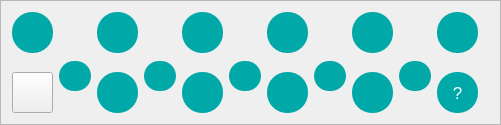
            <widget class="QFrame" name="frame_4">
             <property name="minimumSize">
              <size>
               <width>501</width>
               <height>110</height>
              </size>
             </property>
             <property name="styleSheet">
              <string notr="true"/>
             </property>
             <property name="frameShape">
              <enum>QFrame::StyledPanel</enum>
             </property>
             <property name="frameShadow">
              <enum>QFrame::Raised</enum>
             </property>
             <layout class="QGridLayout" name="gridLayout_4">
              <item row="3" column="7">
               <spacer name="horizontalSpacer_11">
                <property name="orientation">
                 <enum>Qt::Horizontal</enum>
                </property>
                <property name="sizeType">
                 <enum>QSizePolicy::Fixed</enum>
                </property>
                <property name="sizeHint" stdset="0">
                 <size>
                  <width>5</width>
                  <height>20</height>
                 </size>
                </property>
               </spacer>
              </item>
              <item row="3" column="5">
               <spacer name="horizontalSpacer_12">
                <property name="orientation">
                 <enum>Qt::Horizontal</enum>
                </property>
                <property name="sizeType">
                 <enum>QSizePolicy::Fixed</enum>
                </property>
                <property name="sizeHint" stdset="0">
                 <size>
                  <width>5</width>
                  <height>20</height>
                 </size>
                </property>
               </spacer>
              </item>
              <item row="3" column="9">
               <spacer name="horizontalSpacer_25">
                <property name="orientation">
                 <enum>Qt::Horizontal</enum>
                </property>
                <property name="sizeType">
                 <enum>QSizePolicy::Fixed</enum>
                </property>
                <property name="sizeHint" stdset="0">
                 <size>
                  <width>5</width>
                  <height>20</height>
                 </size>
                </property>
               </spacer>
              </item>
              <item row="3" column="1">
               <spacer name="horizontalSpacer_26">
                <property name="orientation">
                 <enum>Qt::Horizontal</enum>
                </property>
                <property name="sizeType">
                 <enum>QSizePolicy::Fixed</enum>
                </property>
                <property name="sizeHint" stdset="0">
                 <size>
                  <width>5</width>
                  <height>20</height>
                 </size>
                </property>
               </spacer>
              </item>
              <item row="3" column="3">
               <spacer name="horizontalSpacer_27">
                <property name="orientation">
                 <enum>Qt::Horizontal</enum>
                </property>
                <property name="sizeType">
                 <enum>QSizePolicy::Fixed</enum>
                </property>
                <property name="sizeHint" stdset="0">
                 <size>
                  <width>5</width>
                  <height>20</height>
                 </size>
                </property>
               </spacer>
              </item>
              <item row="1" column="0">
               <spacer name="verticalSpacer_15">
                <property name="orientation">
                 <enum>Qt::Vertical</enum>
                </property>
                <property name="sizeType">
                 <enum>QSizePolicy::Fixed</enum>
                </property>
                <property name="sizeHint" stdset="0">
                 <size>
                  <width>18</width>
                  <height>7</height>
                 </size>
                </property>
               </spacer>
              </item>
              <item row="1" column="6">
               <spacer name="verticalSpacer_16">
                <property name="orientation">
                 <enum>Qt::Vertical</enum>
                </property>
                <property name="sizeType">
                 <enum>QSizePolicy::Fixed</enum>
                </property>
                <property name="sizeHint" stdset="0">
                 <size>
                  <width>18</width>
                  <height>7</height>
                 </size>
                </property>
               </spacer>
              </item>
              <item row="1" column="7" rowspan="2">
               <widget class="QPushButton" name="pushButton_23">
                <property name="sizePolicy">
                 <sizepolicy hsizetype="Fixed" vsizetype="Fixed">
                  <horstretch>0</horstretch>
                  <verstretch>0</verstretch>
                 </sizepolicy>
                </property>
                <property name="minimumSize">
                 <size>
                  <width>30</width>
                  <height>30</height>
                 </size>
                </property>
                <property name="styleSheet">
                 <string notr="true">QPushButton {
background-color: rgb(0, 168, 168);
border-radius: 15px;
}

QPushButton:hover {
background-color: #FB6678;
border-radius: 15px;
}</string>
                </property>
                <property name="text">
                 <string/>
                </property>
               </widget>
              </item>
              <item row="1" column="8">
               <spacer name="verticalSpacer_17">
                <property name="orientation">
                 <enum>Qt::Vertical</enum>
                </property>
                <property name="sizeType">
                 <enum>QSizePolicy::Fixed</enum>
                </property>
                <property name="sizeHint" stdset="0">
                 <size>
                  <width>18</width>
                  <height>7</height>
                 </size>
                </property>
               </spacer>
              </item>
              <item row="1" column="9" rowspan="2">
               <widget class="QPushButton" name="pushButton_40">
                <property name="sizePolicy">
                 <sizepolicy hsizetype="Fixed" vsizetype="Fixed">
                  <horstretch>0</horstretch>
                  <verstretch>0</verstretch>
                 </sizepolicy>
                </property>
                <property name="minimumSize">
                 <size>
                  <width>30</width>
                  <height>30</height>
                 </size>
                </property>
                <property name="styleSheet">
                 <string notr="true">QPushButton {
background-color: rgb(0, 168, 168);
border-radius: 15px;
}

QPushButton:hover {
background-color: #FB6678;
border-radius: 15px;
}</string>
                </property>
                <property name="text">
                 <string/>
                </property>
               </widget>
              </item>
              <item row="1" column="5" rowspan="2">
               <widget class="QPushButton" name="pushButton_41">
                <property name="sizePolicy">
                 <sizepolicy hsizetype="Fixed" vsizetype="Fixed">
                  <horstretch>0</horstretch>
                  <verstretch>0</verstretch>
                 </sizepolicy>
                </property>
                <property name="minimumSize">
                 <size>
                  <width>30</width>
                  <height>30</height>
                 </size>
                </property>
                <property name="styleSheet">
                 <string notr="true">QPushButton {
background-color:rgb(0, 168, 168);
border-radius: 15px;
}

QPushButton:hover {
background-color: #FB6678;
border-radius: 15px;
}</string>
                </property>
                <property name="text">
                 <string/>
                </property>
               </widget>
              </item>
              <item row="1" column="10">
               <spacer name="verticalSpacer_18">
                <property name="orientation">
                 <enum>Qt::Vertical</enum>
                </property>
                <property name="sizeType">
                 <enum>QSizePolicy::Fixed</enum>
                </property>
                <property name="sizeHint" stdset="0">
                 <size>
                  <width>18</width>
                  <height>7</height>
                 </size>
                </property>
               </spacer>
              </item>
              <item row="2" column="0" rowspan="2">
               <widget class="QPushButton" name="pushButton_42">
                <property name="sizePolicy">
                 <sizepolicy hsizetype="Fixed" vsizetype="Fixed">
                  <horstretch>0</horstretch>
                  <verstretch>0</verstretch>
                 </sizepolicy>
                </property>
                <property name="minimumSize">
                 <size>
                  <width>41</width>
                  <height>41</height>
                 </size>
                </property>
                <property name="styleSheet">
                 <string notr="true">QPushButton {
background-color: rgb(0, 168, 168)
border-radius: 20px;
}

QPushButton:hover {
background-color: #0177FB;
border-radius: 20px;
}</string>
                </property>
                <property name="text">
                 <string/>
                </property>
               </widget>
              </item>
              <item row="2" column="2" rowspan="2">
               <widget class="QPushButton" name="pushButton_43">
                <property name="sizePolicy">
                 <sizepolicy hsizetype="Fixed" vsizetype="Fixed">
                  <horstretch>0</horstretch>
                  <verstretch>0</verstretch>
                 </sizepolicy>
                </property>
                <property name="minimumSize">
                 <size>
                  <width>41</width>
                  <height>41</height>
                 </size>
                </property>
                <property name="styleSheet">
                 <string notr="true">QPushButton {
background-color: rgb(0, 168, 168);
border-radius: 20px;
}

QPushButton:hover {
background-color: #FB6678;
border-radius: 20px;
}</string>
                </property>
                <property name="text">
                 <string/>
                </property>
               </widget>
              </item>
              <item row="1" column="2">
               <spacer name="verticalSpacer_19">
                <property name="orientation">
                 <enum>Qt::Vertical</enum>
                </property>
                <property name="sizeType">
                 <enum>QSizePolicy::Fixed</enum>
                </property>
                <property name="sizeHint" stdset="0">
                 <size>
                  <width>18</width>
                  <height>7</height>
                 </size>
                </property>
               </spacer>
              </item>
              <item row="2" column="4" rowspan="2">
               <widget class="QPushButton" name="pushButton_44">
                <property name="sizePolicy">
                 <sizepolicy hsizetype="Fixed" vsizetype="Fixed">
                  <horstretch>0</horstretch>
                  <verstretch>0</verstretch>
                 </sizepolicy>
                </property>
                <property name="minimumSize">
                 <size>
                  <width>41</width>
                  <height>41</height>
                 </size>
                </property>
                <property name="styleSheet">
                 <string notr="true">QPushButton {
background-color: rgb(0, 168, 168);
border-radius: 20px;
}

QPushButton:hover {
background-color: #74CE8B;
border-radius: 20px;
}</string>
                </property>
                <property name="text">
                 <string/>
                </property>
               </widget>
              </item>
              <item row="2" column="6" rowspan="2">
               <widget class="QPushButton" name="pushButton_45">
                <property name="sizePolicy">
                 <sizepolicy hsizetype="Fixed" vsizetype="Fixed">
                  <horstretch>0</horstretch>
                  <verstretch>0</verstretch>
                 </sizepolicy>
                </property>
                <property name="minimumSize">
                 <size>
                  <width>41</width>
                  <height>41</height>
                 </size>
                </property>
                <property name="styleSheet">
                 <string notr="true">QPushButton {
background-color:rgb(0, 168, 168);
border-radius: 20px;
}

QPushButton:hover {
background-color: #0177FB;
border-radius: 20px;
}</string>
                </property>
                <property name="text">
                 <string/>
                </property>
               </widget>
              </item>
              <item row="1" column="4">
               <spacer name="verticalSpacer_20">
                <property name="orientation">
                 <enum>Qt::Vertical</enum>
                </property>
                <property name="sizeType">
                 <enum>QSizePolicy::Fixed</enum>
                </property>
                <property name="sizeHint" stdset="0">
                 <size>
                  <width>18</width>
                  <height>7</height>
                 </size>
                </property>
               </spacer>
              </item>
              <item row="2" column="8" rowspan="2">
               <widget class="QPushButton" name="pushButton_46">
                <property name="sizePolicy">
                 <sizepolicy hsizetype="Fixed" vsizetype="Fixed">
                  <horstretch>0</horstretch>
                  <verstretch>0</verstretch>
                 </sizepolicy>
                </property>
                <property name="minimumSize">
                 <size>
                  <width>41</width>
                  <height>41</height>
                 </size>
                </property>
                <property name="styleSheet">
                 <string notr="true">QPushButton {
background-color: rgb(0, 168, 168);
border-radius: 20px;
}

QPushButton:hover {
background-color: #FB6678;
border-radius: 20px;
}</string>
                </property>
                <property name="text">
                 <string/>
                </property>
               </widget>
              </item>
              <item row="1" column="3" rowspan="2">
               <widget class="QPushButton" name="pushButton_47">
                <property name="sizePolicy">
                 <sizepolicy hsizetype="Fixed" vsizetype="Fixed">
                  <horstretch>0</horstretch>
                  <verstretch>0</verstretch>
                 </sizepolicy>
                </property>
                <property name="minimumSize">
                 <size>
                  <width>30</width>
                  <height>30</height>
                 </size>
                </property>
                <property name="styleSheet">
                 <string notr="true">QPushButton {
background-color: rgb(0, 168, 168);
border-radius: 15px;
}

QPushButton:hover {
background-color: #74CE8B;
border-radius: 15px;
}</string>
                </property>
                <property name="text">
                 <string/>
                </property>
               </widget>
              </item>
              <item row="2" column="10" rowspan="2">
               <widget class="QPushButton" name="faqs_btn">
                <property name="sizePolicy">
                 <sizepolicy hsizetype="Fixed" vsizetype="Fixed">
                  <horstretch>0</horstretch>
                  <verstretch>0</verstretch>
                 </sizepolicy>
                </property>
                <property name="minimumSize">
                 <size>
                  <width>41</width>
                  <height>41</height>
                 </size>
                </property>
                <property name="font">
                 <font>
                  <pointsize>13</pointsize>
                 </font>
                </property>
                <property name="cursor">
                 <cursorShape>PointingHandCursor</cursorShape>
                </property>
                <property name="styleSheet">
                 <string notr="true">QPushButton {
background-color: rgb(0, 168, 168);
	color: rgb(255, 255, 255);
border-radius: 20px;
}

QPushButton:hover {
color: rgb(0, 168, 168);
background-color: rgb(0, 231, 231);
border-radius: 20px;
}</string>
                </property>
                <property name="text">
                 <string>?</string>
                </property>
               </widget>
              </item>
              <item row="0" column="2">
               <widget class="QPushButton" name="pushButton_49">
                <property name="sizePolicy">
                 <sizepolicy hsizetype="Fixed" vsizetype="Fixed">
                  <horstretch>0</horstretch>
                  <verstretch>0</verstretch>
                 </sizepolicy>
                </property>
                <property name="minimumSize">
                 <size>
                  <width>41</width>
                  <height>41</height>
                 </size>
                </property>
                <property name="styleSheet">
                 <string notr="true">QPushButton {
background-color: rgb(0, 168, 168);
border-radius: 20px;
}

QPushButton:hover {
background-color: #74CE8B;
border-radius: 20px;
}</string>
                </property>
                <property name="text">
                 <string/>
                </property>
               </widget>
              </item>
              <item row="0" column="3">
               <spacer name="horizontalSpacer_28">
                <property name="orientation">
                 <enum>Qt::Horizontal</enum>
                </property>
                <property name="sizeType">
                 <enum>QSizePolicy::Fixed</enum>
                </property>
                <property name="sizeHint" stdset="0">
                 <size>
                  <width>5</width>
                  <height>20</height>
                 </size>
                </property>
               </spacer>
              </item>
              <item row="0" column="6">
               <widget class="QPushButton" name="pushButton_50">
                <property name="sizePolicy">
                 <sizepolicy hsizetype="Fixed" vsizetype="Fixed">
                  <horstretch>0</horstretch>
                  <verstretch>0</verstretch>
                 </sizepolicy>
                </property>
                <property name="minimumSize">
                 <size>
                  <width>41</width>
                  <height>41</height>
                 </size>
                </property>
                <property name="styleSheet">
                 <string notr="true">QPushButton {
background-color: rgb(0, 168, 168);
border-radius: 20px;
}

QPushButton:hover {
background-color: #74CE8B;
border-radius: 20px;
}</string>
                </property>
                <property name="text">
                 <string/>
                </property>
               </widget>
              </item>
              <item row="0" column="8">
               <widget class="QPushButton" name="pushButton_51">
                <property name="sizePolicy">
                 <sizepolicy hsizetype="Fixed" vsizetype="Fixed">
                  <horstretch>0</horstretch>
                  <verstretch>0</verstretch>
                 </sizepolicy>
                </property>
                <property name="minimumSize">
                 <size>
                  <width>41</width>
                  <height>41</height>
                 </size>
                </property>
                <property name="styleSheet">
                 <string notr="true">QPushButton {
background-color: rgb(0, 168, 168);
border-radius: 20px;
}

QPushButton:hover {
background-color: #0177FB;
border-radius: 20px;
}</string>
                </property>
                <property name="text">
                 <string/>
                </property>
               </widget>
              </item>
              <item row="0" column="5">
               <spacer name="horizontalSpacer_29">
                <property name="orientation">
                 <enum>Qt::Horizontal</enum>
                </property>
                <property name="sizeType">
                 <enum>QSizePolicy::Fixed</enum>
                </property>
                <property name="sizeHint" stdset="0">
                 <size>
                  <width>5</width>
                  <height>20</height>
                 </size>
                </property>
               </spacer>
              </item>
              <item row="0" column="7">
               <spacer name="horizontalSpacer_30">
                <property name="orientation">
                 <enum>Qt::Horizontal</enum>
                </property>
                <property name="sizeType">
                 <enum>QSizePolicy::Fixed</enum>
                </property>
                <property name="sizeHint" stdset="0">
                 <size>
                  <width>5</width>
                  <height>20</height>
                 </size>
                </property>
               </spacer>
              </item>
              <item row="0" column="9">
               <spacer name="horizontalSpacer_31">
                <property name="orientation">
                 <enum>Qt::Horizontal</enum>
                </property>
                <property name="sizeType">
                 <enum>QSizePolicy::Fixed</enum>
                </property>
                <property name="sizeHint" stdset="0">
                 <size>
                  <width>5</width>
                  <height>20</height>
                 </size>
                </property>
               </spacer>
              </item>
              <item row="0" column="10">
               <widget class="QPushButton" name="pushButton_52">
                <property name="sizePolicy">
                 <sizepolicy hsizetype="Fixed" vsizetype="Fixed">
                  <horstretch>0</horstretch>
                  <verstretch>0</verstretch>
                 </sizepolicy>
                </property>
                <property name="minimumSize">
                 <size>
                  <width>41</width>
                  <height>41</height>
                 </size>
                </property>
                <property name="styleSheet">
                 <string notr="true">QPushButton {
background-color: rgb(0, 168, 168);
border-radius: 20px;
}

QPushButton:hover {
background-color: #74CE8B;
border-radius: 20px;
}</string>
                </property>
                <property name="text">
                 <string/>
                </property>
               </widget>
              </item>
              <item row="0" column="0">
               <widget class="QPushButton" name="pushButton_53">
                <property name="sizePolicy">
                 <sizepolicy hsizetype="Fixed" vsizetype="Fixed">
                  <horstretch>0</horstretch>
                  <verstretch>0</verstretch>
                 </sizepolicy>
                </property>
                <property name="minimumSize">
                 <size>
                  <width>41</width>
                  <height>41</height>
                 </size>
                </property>
                <property name="styleSheet">
                 <string notr="true">QPushButton {
background-color: rgb(0, 168, 168);
border-radius: 20px;
}

QPushButton:hover {
background-color: #0177FB;
border-radius: 20px;
}</string>
                </property>
                <property name="text">
                 <string/>
                </property>
               </widget>
              </item>
              <item row="0" column="1">
               <spacer name="horizontalSpacer_32">
                <property name="orientation">
                 <enum>Qt::Horizontal</enum>
                </property>
                <property name="sizeType">
                 <enum>QSizePolicy::Fixed</enum>
                </property>
                <property name="sizeHint" stdset="0">
                 <size>
                  <width>5</width>
                  <height>20</height>
                 </size>
                </property>
               </spacer>
              </item>
              <item row="0" column="4">
               <widget class="QPushButton" name="pushButton_54">
                <property name="minimumSize">
                 <size>
                  <width>41</width>
                  <height>41</height>
                 </size>
                </property>
                <property name="styleSheet">
                 <string notr="true">QPushButton {
background-color: rgb(0, 168, 168);
border-radius: 20px;
}

QPushButton:hover {
background-color: #0177FB;
border-radius: 20px;
}</string>
                </property>
                <property name="text">
                 <string/>
                </property>
               </widget>
              </item>
              <item row="1" column="1" rowspan="2">
               <widget class="QPushButton" name="pushButton_55">
                <property name="sizePolicy">
                 <sizepolicy hsizetype="Fixed" vsizetype="Fixed">
                  <horstretch>0</horstretch>
                  <verstretch>0</verstretch>
                 </sizepolicy>
                </property>
                <property name="minimumSize">
                 <size>
                  <width>30</width>
                  <height>30</height>
                 </size>
                </property>
                <property name="styleSheet">
                 <string notr="true">QPushButton {
background-color: rgb(0, 168, 168);
border-radius: 15px;
}

QPushButton:hover {
background-color: #FB6678;
border-radius: 15px;
}</string>
                </property>
                <property name="text">
                 <string/>
                </property>
               </widget>
              </item>
             </layout>
            </widget>
